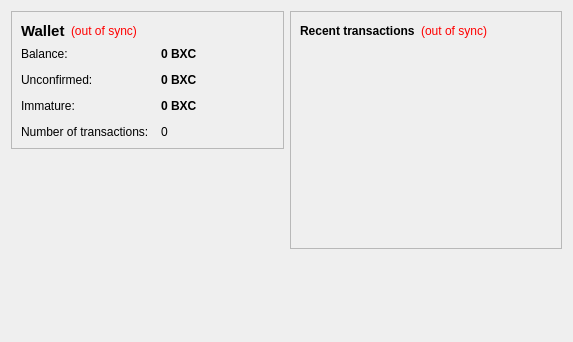
<?xml version="1.0" encoding="UTF-8"?>
<ui version="4.0">
 <class>OverviewPage</class>
 <widget class="QWidget" name="OverviewPage">
  <property name="geometry">
   <rect>
    <x>0</x>
    <y>0</y>
    <width>573</width>
    <height>342</height>
   </rect>
  </property>
  <property name="windowTitle">
   <string>Form</string>
  </property>
  <layout class="QHBoxLayout" name="horizontalLayout" stretch="1,1">
   <item>
    <layout class="QVBoxLayout" name="verticalLayout_2">
     <item>
      <widget class="QFrame" name="frame">
       <property name="frameShape">
        <enum>QFrame::StyledPanel</enum>
       </property>
       <property name="frameShadow">
        <enum>QFrame::Raised</enum>
       </property>
       <layout class="QVBoxLayout" name="verticalLayout_4">
        <item>
         <layout class="QHBoxLayout" name="horizontalLayout_4">
          <item>
           <widget class="QLabel" name="label_5">
            <property name="font">
             <font>
              <pointsize>11</pointsize>
              <weight>75</weight>
              <bold>true</bold>
             </font>
            </property>
            <property name="text">
             <string>Wallet</string>
            </property>
           </widget>
          </item>
          <item>
           <widget class="QLabel" name="labelWalletStatus">
            <property name="toolTip">
             <string>The displayed information may be out of date. Your wallet automatically synchronizes with the BnrtxCoin network after a connection is established, but this process has not completed yet.</string>
            </property>
            <property name="styleSheet">
             <string notr="true">QLabel { color: red; }</string>
            </property>
            <property name="text">
             <string notr="true">(out of sync)</string>
            </property>
            <property name="alignment">
             <set>Qt::AlignLeading|Qt::AlignLeft|Qt::AlignVCenter</set>
            </property>
           </widget>
          </item>
          <item>
           <spacer name="horizontalSpacer_2">
            <property name="orientation">
             <enum>Qt::Horizontal</enum>
            </property>
            <property name="sizeHint" stdset="0">
             <size>
              <width>40</width>
              <height>20</height>
             </size>
            </property>
           </spacer>
          </item>
         </layout>
        </item>
        <item>
         <layout class="QFormLayout" name="formLayout_2">
          <property name="fieldGrowthPolicy">
           <enum>QFormLayout::AllNonFixedFieldsGrow</enum>
          </property>
          <property name="horizontalSpacing">
           <number>12</number>
          </property>
          <property name="verticalSpacing">
           <number>12</number>
          </property>
          <item row="0" column="0">
           <widget class="QLabel" name="label">
            <property name="text">
             <string>Balance:</string>
            </property>
           </widget>
          </item>
          <item row="0" column="1">
           <widget class="QLabel" name="labelBalance">
            <property name="font">
             <font>
              <weight>75</weight>
              <bold>true</bold>
             </font>
            </property>
            <property name="cursor">
             <cursorShape>IBeamCursor</cursorShape>
            </property>
            <property name="toolTip">
             <string>Your current balance</string>
            </property>
            <property name="text">
             <string notr="true">0 BXC</string>
            </property>
            <property name="textInteractionFlags">
             <set>Qt::LinksAccessibleByMouse|Qt::TextSelectableByKeyboard|Qt::TextSelectableByMouse</set>
            </property>
           </widget>
          </item>
          <item row="1" column="0">
           <widget class="QLabel" name="label_3">
            <property name="text">
             <string>Unconfirmed:</string>
            </property>
           </widget>
          </item>
          <item row="1" column="1">
           <widget class="QLabel" name="labelUnconfirmed">
            <property name="font">
             <font>
              <weight>75</weight>
              <bold>true</bold>
             </font>
            </property>
            <property name="cursor">
             <cursorShape>IBeamCursor</cursorShape>
            </property>
            <property name="toolTip">
             <string>Total of transactions that have yet to be confirmed, and do not yet count toward the current balance</string>
            </property>
            <property name="text">
             <string notr="true">0 BXC</string>
            </property>
            <property name="textInteractionFlags">
             <set>Qt::LinksAccessibleByMouse|Qt::TextSelectableByKeyboard|Qt::TextSelectableByMouse</set>
            </property>
           </widget>
          </item>
          <item row="3" column="0">
           <widget class="QLabel" name="label_2">
            <property name="text">
             <string>Number of transactions:</string>
            </property>
           </widget>
          </item>
          <item row="3" column="1">
           <widget class="QLabel" name="labelNumTransactions">
            <property name="toolTip">
             <string>Total number of transactions in wallet</string>
            </property>
            <property name="text">
             <string notr="true">0</string>
            </property>
           </widget>
          </item>
          <item row="2" column="0">
           <widget class="QLabel" name="labelImmatureText">
            <property name="text">
             <string>Immature:</string>
            </property>
           </widget>
          </item>
          <item row="2" column="1">
           <widget class="QLabel" name="labelImmature">
            <property name="font">
             <font>
              <weight>75</weight>
              <bold>true</bold>
             </font>
            </property>
            <property name="toolTip">
             <string>Mined balance that has not yet matured</string>
            </property>
            <property name="text">
             <string notr="true">0 BXC</string>
            </property>
            <property name="textInteractionFlags">
             <set>Qt::LinksAccessibleByMouse|Qt::TextSelectableByKeyboard|Qt::TextSelectableByMouse</set>
            </property>
           </widget>
          </item>
         </layout>
        </item>
       </layout>
      </widget>
     </item>
     <item>
      <spacer name="verticalSpacer">
       <property name="orientation">
        <enum>Qt::Vertical</enum>
       </property>
       <property name="sizeHint" stdset="0">
        <size>
         <width>20</width>
         <height>40</height>
        </size>
       </property>
      </spacer>
     </item>
    </layout>
   </item>
   <item>
    <layout class="QVBoxLayout" name="verticalLayout_3">
     <item>
      <widget class="QFrame" name="frame_2">
       <property name="frameShape">
        <enum>QFrame::StyledPanel</enum>
       </property>
       <property name="frameShadow">
        <enum>QFrame::Raised</enum>
       </property>
       <layout class="QVBoxLayout" name="verticalLayout">
        <item>
         <layout class="QHBoxLayout" name="horizontalLayout_2">
          <item>
           <widget class="QLabel" name="label_4">
            <property name="text">
             <string>&lt;b&gt;Recent transactions&lt;/b&gt;</string>
            </property>
           </widget>
          </item>
          <item>
           <widget class="QLabel" name="labelTransactionsStatus">
            <property name="toolTip">
             <string>The displayed information may be out of date. Your wallet automatically synchronizes with the BnrtxCoin network after a connection is established, but this process has not completed yet.</string>
            </property>
            <property name="styleSheet">
             <string notr="true">QLabel { color: red; }</string>
            </property>
            <property name="text">
             <string notr="true">(out of sync)</string>
            </property>
            <property name="alignment">
             <set>Qt::AlignRight|Qt::AlignTrailing|Qt::AlignVCenter</set>
            </property>
           </widget>
          </item>
          <item>
           <spacer name="horizontalSpacer">
            <property name="orientation">
             <enum>Qt::Horizontal</enum>
            </property>
            <property name="sizeHint" stdset="0">
             <size>
              <width>40</width>
              <height>20</height>
             </size>
            </property>
           </spacer>
          </item>
         </layout>
        </item>
        <item>
         <widget class="QListView" name="listTransactions">
          <property name="styleSheet">
           <string notr="true">QListView { background: transparent; }</string>
          </property>
          <property name="frameShape">
           <enum>QFrame::NoFrame</enum>
          </property>
          <property name="verticalScrollBarPolicy">
           <enum>Qt::ScrollBarAlwaysOff</enum>
          </property>
          <property name="horizontalScrollBarPolicy">
           <enum>Qt::ScrollBarAlwaysOff</enum>
          </property>
          <property name="selectionMode">
           <enum>QAbstractItemView::NoSelection</enum>
          </property>
         </widget>
        </item>
       </layout>
      </widget>
     </item>
     <item>
      <spacer name="verticalSpacer_2">
       <property name="orientation">
        <enum>Qt::Vertical</enum>
       </property>
       <property name="sizeHint" stdset="0">
        <size>
         <width>20</width>
         <height>40</height>
        </size>
       </property>
      </spacer>
     </item>
    </layout>
   </item>
  </layout>
 </widget>
 <resources/>
 <connections/>
</ui>
